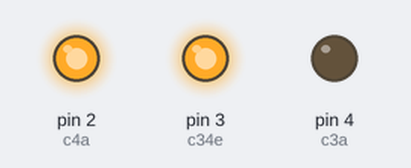
Bench run of a sketch on a simulated Arduino Uno, built with avr-gcc and run on an emulated ATmega328P. Shown: output pins drawn as LEDs (lit = HIGH).

Above: at 0.2 s.
At 1.7 s:
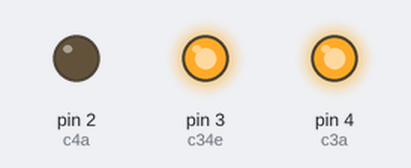
Timing chart, 0 to 3.0 s (numbered marks = the images above):
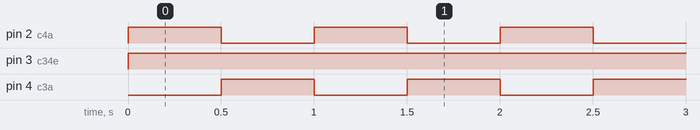

Measured:
- by itself, pin 2 (c4a), pin 4 (c3a): alternates HIGH for 0.50 s and LOW for 0.50 s
- by itself, pin 3 (c34e): LOW → HIGH at 0.00 s

The sketch:

l293Control.ino
```cpp
const int c4a=2;
const int c3a=4;
const int c34e=3;

void setup(){
    pinMode(c4a, OUTPUT);
  pinMode(c3a, OUTPUT);
  pinMode(c34e, OUTPUT);

  // pull the enable pin LOW to start
  digitalWrite(c34e, LOW);
}

void loop(){
    digitalWrite(c4a, HIGH);
    digitalWrite(c3a, LOW);
    analogWrite(c34e,255);
    delay(500);
    digitalWrite(c3a, HIGH);
    digitalWrite(c4a, LOW);
    analogWrite(c34e,255);
    delay(500);
}
```
